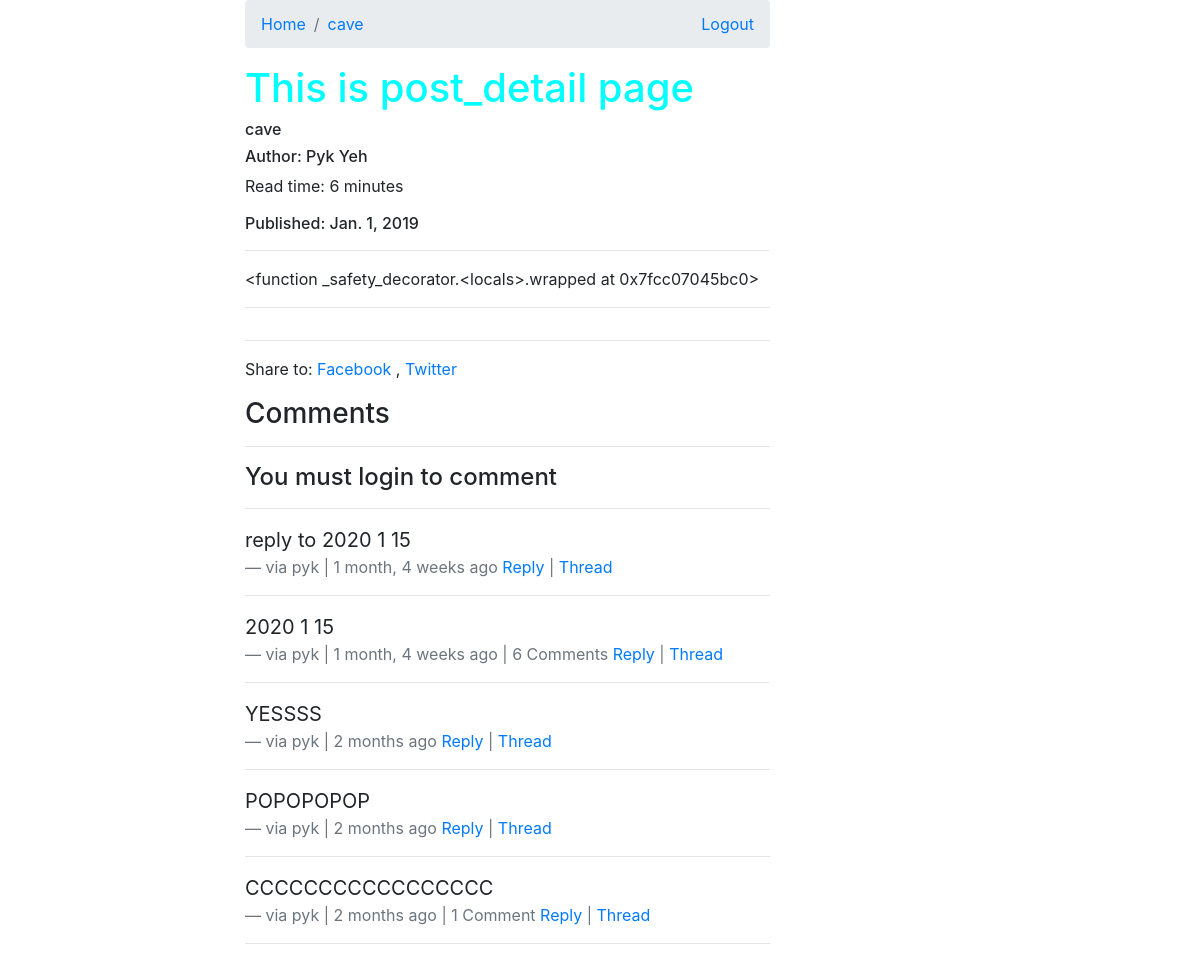
The page /posts/cave/ (signed in) on the database its author committed.
### posts/models.py (models this page shows, shortened)
class Post(models.Model):
    title = models.CharField(max_length=120)
    user = models.ForeignKey(settings.AUTH_USER_MODEL, default=1, on_delete=SET_NULL, null=True)
    slug = models.SlugField(unique=True)
    read_time = models.IntegerField(default=0)
    image = models.ImageField(upload_to=upload_location,
        null=True,
        blank=True,
        height_field='height_field',
        width_field='width_field')
    height_field = models.IntegerField(default=0)
    width_field = models.IntegerField(default=0)
    content = models.TextField()
    draft = models.BooleanField(default=False)
    publish = models.DateField(auto_now=False, auto_now_add=False)
    updated = models.DateTimeField(auto_now=True, auto_now_add=False)
    timestamp = models.DateTimeField(auto_now=False, auto_now_add=True)
    objects = PostManager() # 'objects' is 'Post.objects'
    def get_absolute_url(self):
        return reverse('posts:detail', kwargs={'slug': self.slug})
    def get_markdown(self):
        return mark_safe(markdown(self.content))
    class Meta:
        ordering = ["-timestamp", "-updated"]
    @property
    def comments(self):
        instance = self
        qs = Comment.objects.filter_by_instance(instance)
        return qs
    @property
    def get_content_type(self):
        instance = self
        content_type = ContentType.objects.get_for_model(instance.__class__)
        return content_type

### comments/models.py (models this page shows, shortened)
class Comment(models.Model):
    user = models.ForeignKey(settings.AUTH_USER_MODEL, default=1, on_delete=SET_NULL, null=True)
    content_type = models.ForeignKey(ContentType, on_delete=models.CASCADE)
    object_id = models.PositiveIntegerField()
    content_object = GenericForeignKey('content_type', 'object_id')
    parent = models.ForeignKey('self', on_delete=models.CASCADE, blank=True, null=True)
    content = models.TextField()
    timestamp = models.DateTimeField(auto_now_add=True)
    objects = CommentManager()
    class Meta:
        ordering = ['-timestamp']
    def children(self): #replies
        return Comment.objects.filter(parent=self)
    def get_absolute_url(self):
        return reverse('comments:thread', kwargs={'id': self.id})

### posts/views.py (the view, shortened to what this page needs)
# urls.py: path('<slug>/', views.post_detail, name='detail'),
def post_detail(request, slug=None):
    instance = get_object_or_404(Post, slug=slug)
    if instance.draft or instance.publish > timezone.now().date():
        if not request.user.is_staff and not request.user.is_superuser:
            raise Http404
    share_string = quote_plus(instance.content)
    comments = instance.comments
    initial_data = {
        'content_type': instance.get_content_type,
        'object_id' : instance.id
    }
    form = CommentForm(request.POST or None, initial=initial_data)
    context = {
        'instance': instance,
        'share_string': share_string,
        'comments': comments,
        'comment_form': form
    }
    return render(request, 'posts/post_detail.html', context=context)

### comments/models.py (called while the page is built)
    def filter_by_instance(self, instance):
        content_type = ContentType.objects.get_for_model(instance.__class__)
        object_id = instance.id
        qs = super(CommentManager, self).filter(content_type=content_type, object_id=object_id).filter(parent=None)
        return qs

### posts/templatetags/urltify.py (called while the page is built)
@register.filter
def urltify(value):
    return quote_plus(value)

### posts/templates/posts/post_detail.html (shortened to what this page needs)
{% extends "posts/base.html" %}
{% load urltify %}
{% load crispy_forms_tags %}
{% block post_detail_link %}
<li class="breadcrumb-item"><a href="{{ instance.get_absolute_url }}">{{ instance.title }}</a></li>
{% endblock post_detail_link %}
{% block content %}
    <h1>This is post_detail page</h1>
    <h6>{{ instance.title }}</h6>
    {% if instance.user.get_full_name %}
        <h6>Author: {{ instance.user.get_full_name }}</h6>
    {% endif %}
    <p>Read time: {% if instance.read_time <= 1 %}<1 minute{% else %}{{ instance.read_time}} minutes{% endif %}</p>
    <h6>
        Published: {{ instance.publish }}
    </h6>
    <hr>
    <div class="post-detail-item">{{ instance.get_markdown }}</div>
    <hr>
    <hr>
    <div class="share-to-social-media">
        <p>Share to:
        <a href="https://www.facebook.com/sharer/sharer.php?u={{ request.build_absolute_uri }}">
            Facebook
        </a>,
        <a href="https://twitter.com/intent/tweet?text={{share_string}}%20{{ request.build_absolute_uri }}">
            Twitter
        </a>
        </p>
    </div>
    <div class="">
        <h3>Comments</h3><hr>
        {% if request.user.is_autheticated %}
        <form action="." method="POST">{% csrf_token %}
            {{ comment_form | crispy }}
            <input type="submit" class="btn btn-default" value="Leave a comment">
        </form>
        {% else %}
        <h4>You must login to comment</h4>
        <hr>
        {% endif %}
        {% for comment in comments %}
            <blockquote class="blockquote">
                <p class="mb-0">{{ comment.content }}</p>
                <footer class="blockquote-footer">via {{ comment.user }} | {{ comment.timestamp | timesince }} ago
                    {% if comment.children.count > 0 %}
                     | {{ comment.children.count }} Comment{% if comment.children.count > 1 %}s{% endif %}
                    {% endif %}
                    <a href="#" class="comment-reply-btn">Reply</a> |
                    <a href="{{ comment.get_absolute_url }}">Thread</a>
                </footer>
            </blockquote>
            <hr>
        {% endfor %}
    </div>
{% endblock content %}

### posts/static/posts/css/base.css (style rules this page uses)
h1 { color: aqua; }

### rows shown on the page
Post: title "cave", user.get_full_name "Pyk Yeh", read_time "6", publish "Jan. 1, 2019", get_markdown "<function _safety_decorator.<locals>.wrapped at 0x7fcc07045bc0>"
Comment: content "reply to 2020 1 15", user "pyk", timestamp "1 month, 4 weeks"
Comment: content "2020 1 15", user "pyk", timestamp "1 month, 4 weeks", children.count "6"
Comment: content "YESSSS", user "pyk", timestamp "2 months"
Comment: content "POPOPOPOP", user "pyk", timestamp "2 months"
Comment: content "CCCCCCCCCCCCCCCCC", user "pyk", timestamp "2 months", children.count "1"
